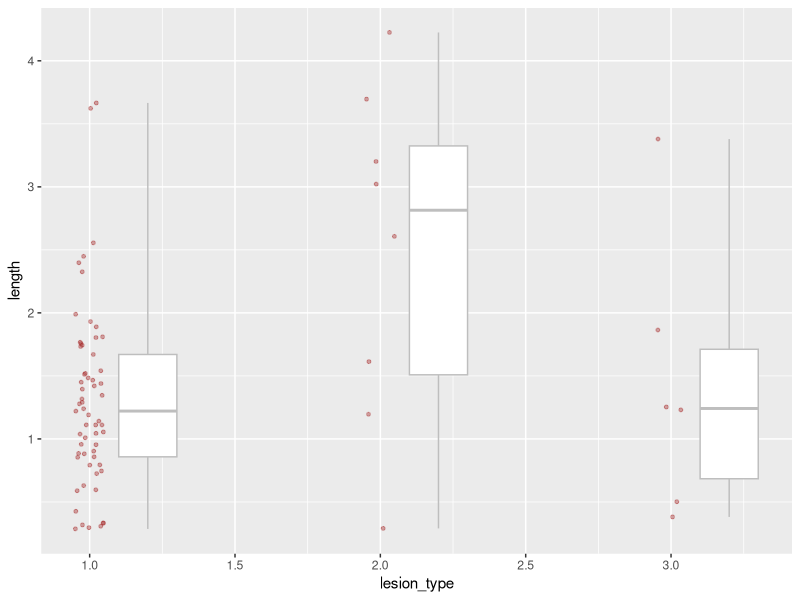
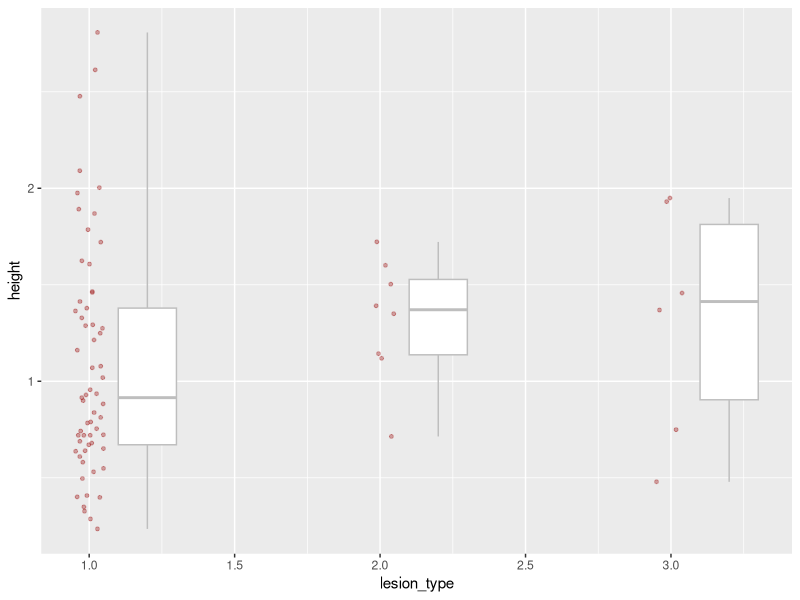
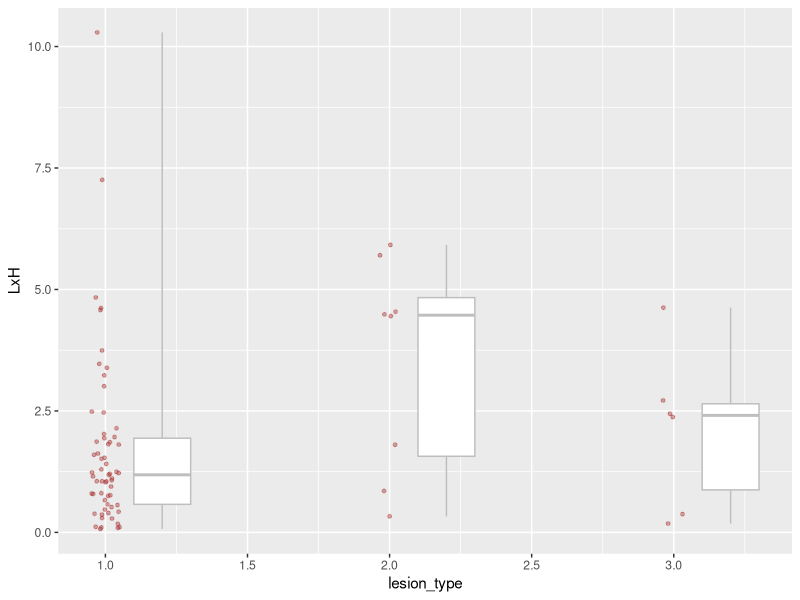
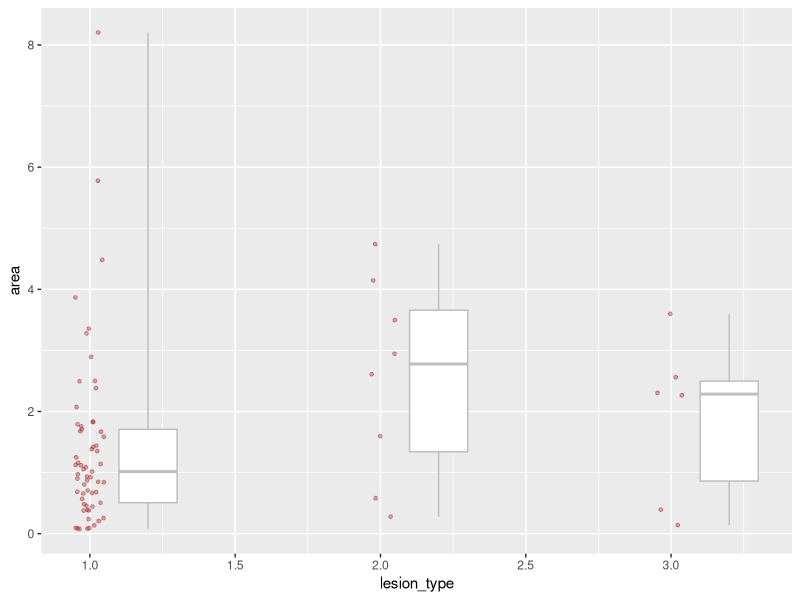
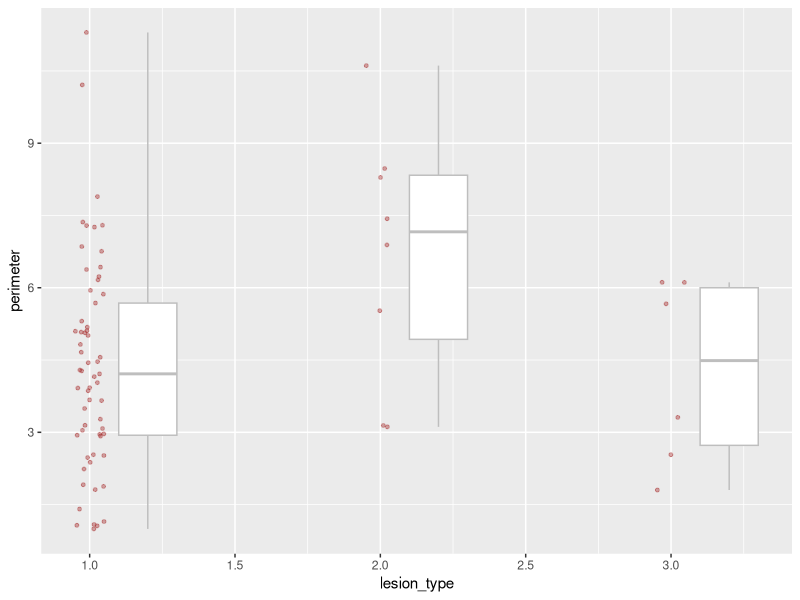
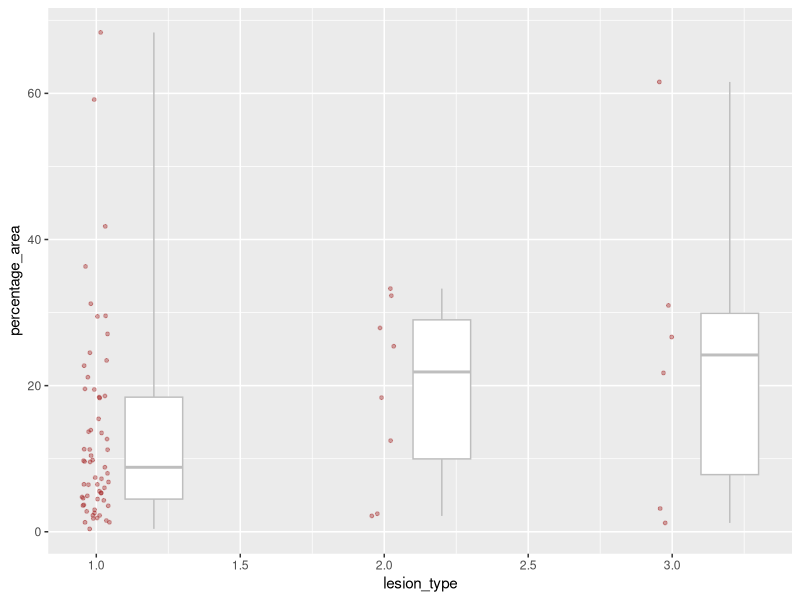
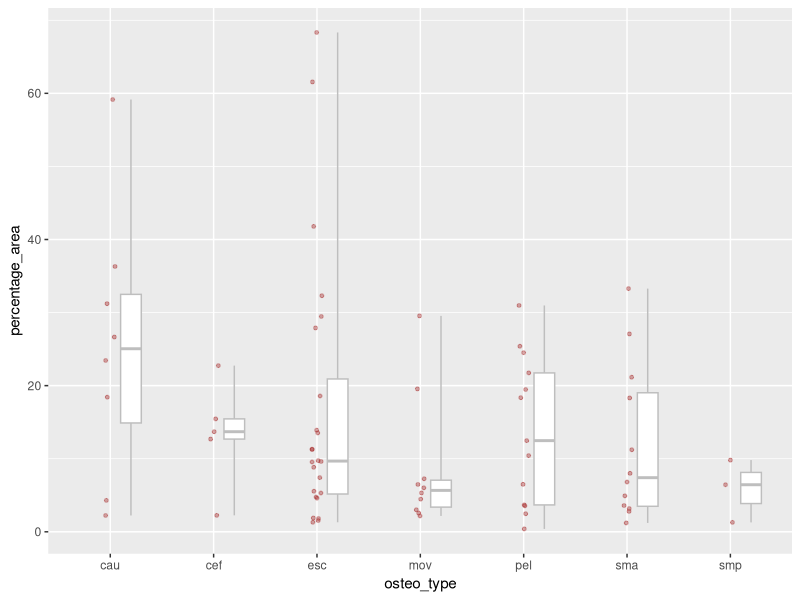

Generate these figures, in order, with R:
setwd() #set directory
getwd() #get the directory
Sys.setenv(LANG = "en") #set the rstudio error to english

## install.packages("ggplot2")
library(ggplot2)

read.csv("area.csv")

#######length#########
length_icno<- ggplot(read.csv("area.csv"), 
                   aes(group = lesion_type, x = lesion_type, y = length)) + 
      geom_boxplot(width = .2, coef = 1000, position = position_nudge(.2), color = "grey") +
      geom_jitter(width = .05,alpha = .4,size = 1,color = "brown")
length_icno

#######height############
height_icno<- ggplot(read.csv("area.csv"), 
                     aes(group = lesion_type, x = lesion_type, y = height)) + 
      geom_boxplot(width = .2, coef = 1000, position = position_nudge(.2), color = "grey") +
      geom_jitter(width = .05,alpha = .4,size = 1,color = "brown")
height_icno

#######lxH############
LxH_icno<- ggplot(read.csv("area.csv"), 
                     aes(group = lesion_type, x = lesion_type, y = LxH)) + 
      geom_boxplot(width = .2, coef = 1000, position = position_nudge(.2), color = "grey") +
      geom_jitter(width = .05,alpha = .4,size = 1,color = "brown")
LxH_icno

#######area############
area_icno<- ggplot(read.csv("area.csv"), 
                  aes(group = lesion_type, x = lesion_type, y = area)) + 
      geom_boxplot(width = .2, coef = 1000, position = position_nudge(.2), color = "grey") +
      geom_jitter(width = .05,alpha = .4,size = 1,color = "brown")
area_icno

#######perimeter############
perimeter_icno<- ggplot(read.csv("area.csv"), 
                   aes(group = lesion_type, x = lesion_type, y = perimeter)) + 
      geom_boxplot(width = .2, coef = 1000, position = position_nudge(.2), color = "grey") +
      geom_jitter(width = .05,alpha = .4,size = 1,color = "brown")
perimeter_icno

#######percentage area############
percentage_area_icno<- ggplot(read.csv("area.csv"), 
                        aes(group = lesion_type, x = lesion_type, y = percentage_area)) + 
      geom_boxplot(width = .2, coef = 1000, position = position_nudge(.2), color = "grey") +
      geom_jitter(width = .05,alpha = .4,size = 1,color = "brown")
percentage_area_icno

#######ost_type############
ost_type_percentage<- ggplot(read.csv("area.csv"), 
                              aes(group = osteo_type, x = osteo_type, y = percentage_area)) + 
      geom_boxplot(width = .2, coef = 1000, position = position_nudge(.2), color = "grey") +
      geom_jitter(width = .05,alpha = .4,size = 1,color = "brown")
ost_type_percentage

